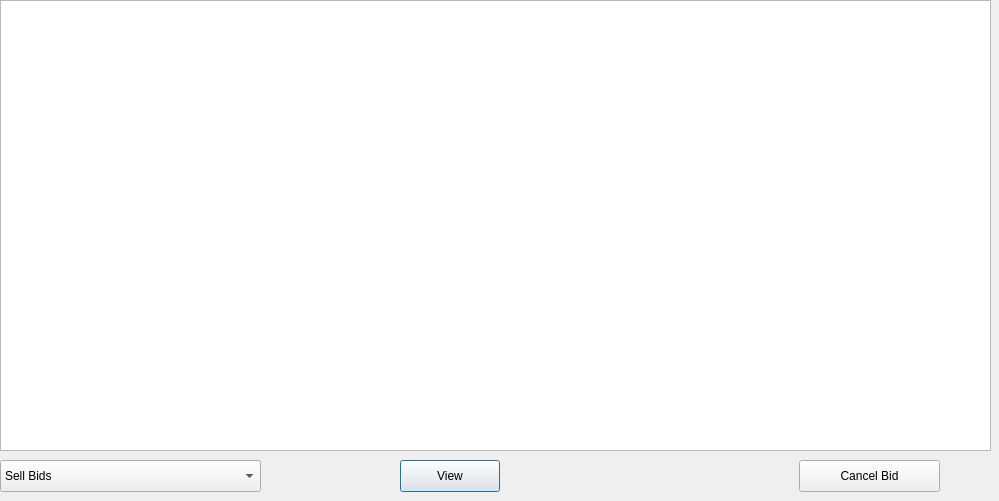
<?xml version="1.0" encoding="UTF-8"?>
<ui version="4.0">
 <class>ViewBids</class>
 <widget class="QDialog" name="ViewBids">
  <property name="geometry">
   <rect>
    <x>0</x>
    <y>0</y>
    <width>999</width>
    <height>501</height>
   </rect>
  </property>
  <property name="windowTitle">
   <string>Dialog</string>
  </property>
  <widget class="QComboBox" name="comboBox">
   <property name="geometry">
    <rect>
     <x>0</x>
     <y>460</y>
     <width>261</width>
     <height>32</height>
    </rect>
   </property>
   <item>
    <property name="text">
     <string>Sell Bids</string>
    </property>
   </item>
   <item>
    <property name="text">
     <string>Buy Bids</string>
    </property>
   </item>
  </widget>
  <widget class="QPushButton" name="Ok">
   <property name="geometry">
    <rect>
     <x>400</x>
     <y>460</y>
     <width>100</width>
     <height>32</height>
    </rect>
   </property>
   <property name="text">
    <string>View</string>
   </property>
  </widget>
  <widget class="QListWidget" name="BidsListWidget">
   <property name="geometry">
    <rect>
     <x>0</x>
     <y>0</y>
     <width>991</width>
     <height>451</height>
    </rect>
   </property>
  </widget>
  <widget class="QPushButton" name="Cancel">
   <property name="geometry">
    <rect>
     <x>799</x>
     <y>460</y>
     <width>141</width>
     <height>32</height>
    </rect>
   </property>
   <property name="text">
    <string>Cancel Bid</string>
   </property>
  </widget>
 </widget>
 <resources/>
 <connections/>
</ui>
